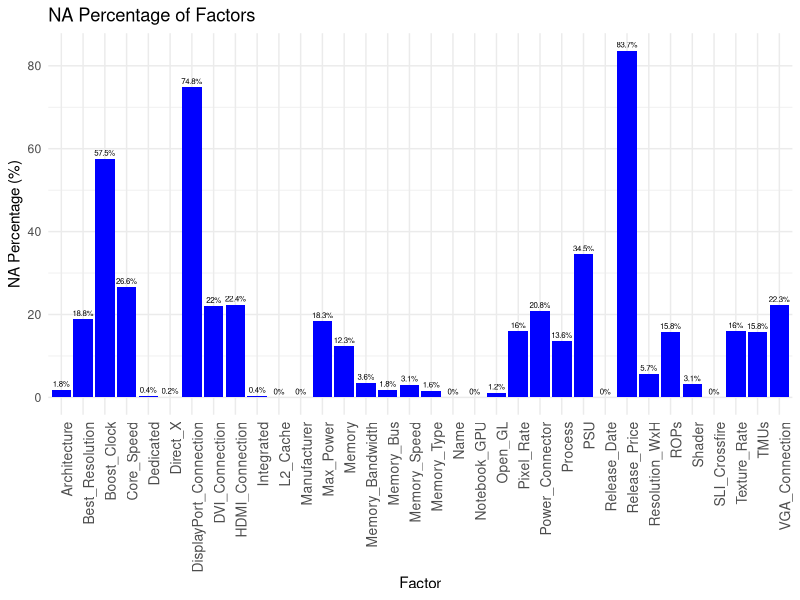

Write the R code that produced this figure.
# Doc du lieu
All_GPUs <- read.csv("All_GPUs.csv")
head(All_GPUs)
str(All_GPUs)

All_GPUs[All_GPUs == ""] <- NA
All_GPUs[] <- lapply(All_GPUs, function(x) gsub ("^\\n- $", NA, x))
All_GPUs[] <- lapply(All_GPUs, function(x) gsub ("^\\ n$", NA, x))

# library(questionr)
# freq.na(All_GPUs)

# NA_summary <- data.frame(freq.na(All_GPUs))
# colnames(NA_summary) <- c("Missing", "Percent")
# selected_columns <- rownames(NA_summary[NA_summary$Percent < 10, ])
# new_GPU_data <- All_GPUs[, selected_columns]
# new_GPU_data <- na.omit(new_GPU_data)

NA_summary <- data.frame(
  Column = names(All_GPUs),
  NA_Count = colSums(is.na(All_GPUs)),
  NA_Percentage = colMeans(is.na(All_GPUs)) * 100
)

print(NA_summary)

# str(new_GPU_data)

library(ggplot2)

ggplot(NA_summary, aes(x = Column, y = NA_Percentage)) +
  geom_bar(stat = "identity", fill = "blue") +
  geom_text(aes(label = paste0(round(NA_Percentage, 1), "%")),
            vjust = -0.5, size = 2) +
  labs(title = "NA Percentage of Factors",
       x = "Factor",
       y = "NA Percentage (%)") +
  theme_minimal() +
  theme(axis.text.x = element_text(size = 10, angle = 90, hjust = 1))

selected_columns <- NA_summary$Column[NA_summary$NA_Percentage < 10]
new_GPU_data <- All_GPUs[, selected_columns]
new_GPU_data <- na.omit(new_GPU_data)

columns_to_clean <- c("L2_Cache","Memory_Bandwidth","Memory_Bus","Memory_Speed")

remove_units <- function(column) {
  cleaned_column <- gsub("[^0-9.]", "", column)
  cleaned_column <- as.numeric(cleaned_column)
  return(cleaned_column)
}

new_GPU_data[columns_to_clean] <- lapply(new_GPU_data[columns_to_clean], remove_units)

main_data <-new_GPU_data[c("Memory_Bandwidth","Memory_Speed","L2_Cache","Memory_Bus", "Shader","Dedicated", "Manufacturer")]
head(main_data, 10)
